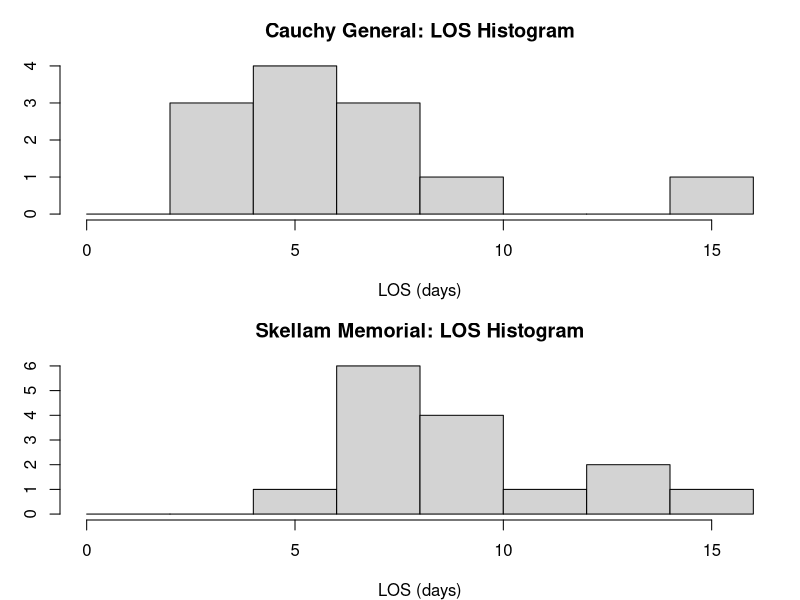

Source code (R):
## ---- chunk 1
library(kableExtra)
library(dplyr)
## ---- chunk 2
library(kableExtra)

wilcox_rank <- data.frame(
  'Rank' = 1:27,
  'Cauchy LOS' = c(3,3,4,5,5,5,6,NA,7,7,NA,NA,NA,8,NA,NA,NA,9,NA,NA,NA,NA,NA,NA,NA,15,NA),
  'Skellam LOS' = c(NA,NA,NA,NA,NA,NA,NA,6,NA,NA,7,7,7,NA,8,8,8,NA,9,9,10,10,11,13,13,NA,15),
  'Rank Range' = c(rep('1-2',2), rep('3-3',1), rep('4-6',3), rep('7-8',2), rep('9-13',5), rep('14-17',4), rep('18-20',3), rep('21-22',2), rep('23-23',1), rep('24-25',2), rep('26-27',2) ),
  'Avg. Rank' = c(rep(1.5,2), rep(3,1), rep(5,3), rep(7.5,2), rep(11,5), rep(15.5,4), rep(19,3), rep(21.5,2), rep(23,1), rep(24.5,2), rep(26.5,2) )
)

options(knitr.kable.NA = '') # make NA's in kable table below be blank instead of presenting as "NA"

wilcox_rank %>%
  kbl( col.names=c('Rank','Cauchy LOS','Skellam LOS','Rank Range','Avg. Rank'), align='ccccc' ) %>%
  kable_classic_2() %>%
  kable_styling(full_width = F)
## ---- chunk 3
wdf <- data.frame(cauchy=factor(c(rep(1,12), rep(0,15))),
                  los=c(3, 3, 4, 5, 5, 5, 6, 7, 7, 8, 9, 15, 6, 7, 7, 7, 8, 8, 8, 9, 9, 10, 10, 11, 13, 13, 15))

coin::wilcox_test(los ~ cauchy, data=wdf)
## ---- chunk 4
# Create vectors of our data
new <- c(3, 3, 4, 5, 5, 5, 6, 7, 7, 8, 9, 15)
soc <- c(6, 7, 7, 7, 8, 8, 8, 9, 9, 10, 10, 11, 13, 13, 15)

# Create plot
par(mfrow=c(2,1), mar=c(4, 3, 3, 1) )
hist(new, xlim=c(0,16), breaks=seq(0,16,by=2), xlab='LOS (days)',
main='Cauchy General: LOS Histogram')
hist(soc, xlim=c(0,16), breaks=seq(0,16,by=2), xlab='LOS (days)',
main='Skellam Memorial: LOS Histogram')
## ---- chunk 5
# Approach 1 (Alex's preferred): combine the data in one DF
df1 <- data.frame(cauchy=factor(c(rep(1,12), rep(0,15))), 
                  los=c(3, 3, 4, 5, 5, 5, 6, 7, 7, 8, 9, 15,
                        6, 7, 7, 7, 8, 8, 8, 9, 9, 10, 10, 11, 13, 13, 15))
df1[c(1:3,25:27),]

# Approach 1b: we can also use the vectors of new and soc
new <- c(3, 3, 4, 5, 5, 5, 6, 7, 7, 8, 9, 15)
soc <- c(6, 7, 7, 7, 8, 8, 8, 9, 9, 10, 10, 11, 13, 13, 15)

df1b <- data.frame(cauchy=factor(c(rep(1,12), rep(0,15))), 
                  los=c(new, soc))
df1b[c(1:3,25:27),]
## ---- chunk 6
# Approach 2: create two separate data frames and merge
new <- data.frame(cauchy=factor(1), 
                  los = new)
soc <- data.frame(cauchy=factor(0),
                  los = soc)

df2 <- rbind( new, soc) # use rbind to merge two objects with same column names
df2[c(1:3,25:27),]
class(df2$cauchy) # check data type is still factor
